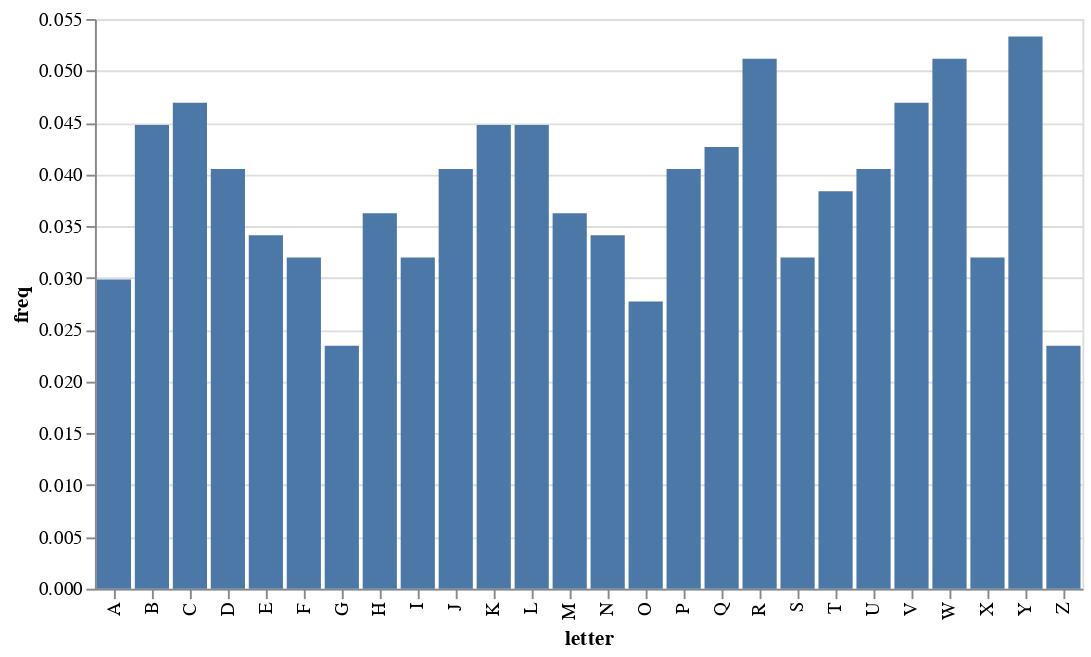

The notebook cell this image was saved under:
### Code cell
# key length 201
freq_chart(Y2)

### Figure 1 — Vega-Lite specification as saved in the notebook (floating-point values rounded to 4 significant figures)
{"config": {"view": {"continuousWidth": 400, "continuousHeight": 300}}, "data": {"name": "data-6d0177b0d4d2158d627c60a713c3a3ff"}, "mark": "bar", "encoding": {"tooltip": [{"field": "letter", "type": "nominal"}, {"field": "freq", "type": "quantitative"}], "x": {"field": "letter", "scale": {"domain": ["A", "B", "C", "D", "E", "F", "G", "H", "I", "J", "K", "L", "M", "N", "O", "P", "Q", "R", "S", "T", "U", "V", "W", "X", "Y", "Z"]}, "type": "nominal"}, "y": {"field": "freq", "type": "quantitative"}}, "$schema": "https://vega.github.io/schema/vega-lite/v4.17.0.json", "datasets": {"data-6d0177b0d4d2158d627c60a713c3a3ff": [{"letter": "A", "freq": 0.02985}, {"letter": "B", "freq": 0.04478}, {"letter": "C", "freq": 0.04691}, {"letter": "D", "freq": 0.04051}, {"letter": "E", "freq": 0.03412}, {"letter": "F", "freq": 0.03198}, {"letter": "G", "freq": 0.02345}, {"letter": "H", "freq": 0.03625}, {"letter": "I", "freq": 0.03198}, {"letter": "J", "freq": 0.04051}, {"letter": "K", "freq": 0.04478}, {"letter": "L", "freq": 0.04478}, {"letter": "M", "freq": 0.03625}, {"letter": "N", "freq": 0.03412}, {"letter": "O", "freq": 0.02772}, {"letter": "P", "freq": 0.04051}, {"letter": "Q", "freq": 0.04264}, {"letter": "R", "freq": 0.05117}, {"letter": "S", "freq": 0.03198}, {"letter": "T", "freq": 0.03838}, {"letter": "U", "freq": 0.04051}, {"letter": "V", "freq": 0.04691}, {"letter": "W", "freq": 0.05117}, {"letter": "X", "freq": 0.03198}, {"letter": "Y", "freq": 0.0533}, {"letter": "Z", "freq": 0.02345}]}}
